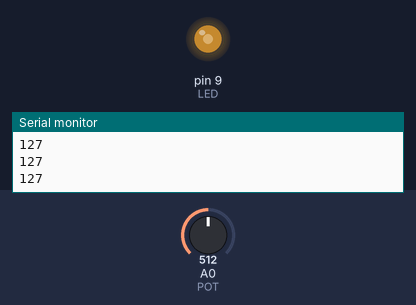
Simulated run of this sketch. Board: Arduino Uno, built with avr-gcc and run on an emulated ATmega328P. Parts: output pins drawn as LEDs (lit = HIGH), the last lines printed to the serial monitor. Inputs (shaded band) come from the test bench; at power-on: A0 (POT) = 512.

Above: at 1.2 s.
1.3 s: A0 (POT) set to 716
At 2.5 s:
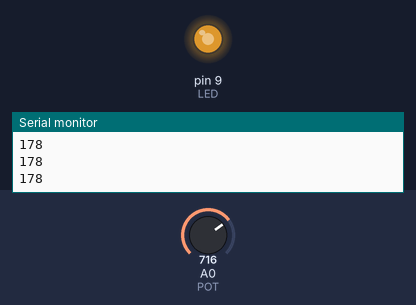
2.8 s: A0 (POT) set to 900
At 4.0 s:
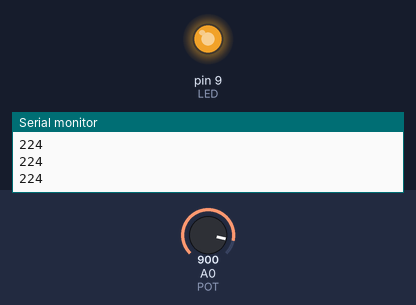
4.3 s: A0 (POT) set to 122
At 5.5 s:
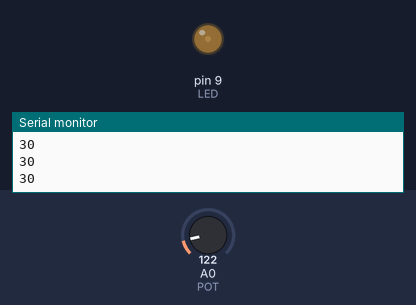
5.8 s: A0 (POT) set to 0
At 7.0 s:
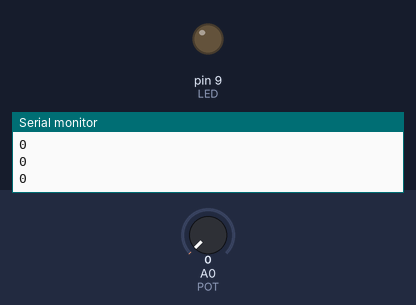
7.3 s: A0 (POT) set to 511
At 8.6 s:
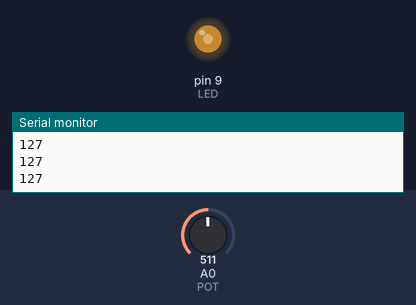
Timing chart, 0 to 9.8 s (numbered marks = the images above; inputs shaded):
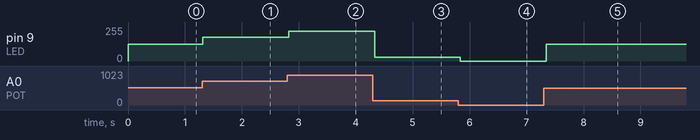

Measured:
- after the input at 1.3 s, pin 9 (LED): 127/255 → 178/255 at once
- after the input at 2.8 s, pin 9 (LED): 178/255 → 224/255 at once
- after the input at 4.3 s, pin 9 (LED): 224/255 → 30/255 at once
- after the input at 5.8 s, pin 9 (LED): 30/255 → 0/255 at once
- after the input at 7.3 s, pin 9 (LED): 0/255 → 127/255 after 0.05 s

The sketch:

arduino_variateur.ino
```cpp
const byte POT = A0;
const byte LED = 9;

void setup() {
  pinMode(LED, OUTPUT);
  Serial.begin(9600);
}

void loop() {
  int lecture = analogRead(POT);
  int lum = map(lecture, 0, 1023, 0, 255);
  analogWrite(LED, lum);
  Serial.println(lum);
  delay(50);
}
```
